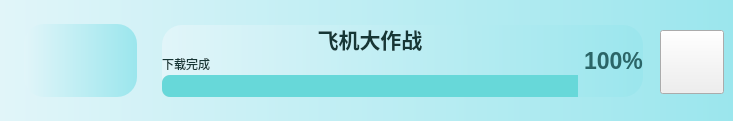
        <widget class="QWidget" name="widget_42" native="true">
         <property name="minimumSize">
          <size>
           <width>0</width>
           <height>121</height>
          </size>
         </property>
         <property name="maximumSize">
          <size>
           <width>16777215</width>
           <height>121</height>
          </size>
         </property>
         <property name="styleSheet">
          <string notr="true">.QWidget{
	background-color: qlineargradient(x1:0, y0:0, x2:1, y2:0,stop:0 rgb(225, 245, 249), stop:1 rgb(155, 230, 237));
	border-radius:20px;
	color: rgb(255, 255, 255);
}
</string>
         </property>
         <widget class="QWidget" name="widget_43" native="true">
          <property name="geometry">
           <rect>
            <x>24</x>
            <y>24</y>
            <width>113</width>
            <height>73</height>
           </rect>
          </property>
          <property name="styleSheet">
           <string notr="true"/>
          </property>
          <widget class="QLabel" name="label_26">
           <property name="geometry">
            <rect>
             <x>30</x>
             <y>5</y>
             <width>64</width>
             <height>64</height>
            </rect>
           </property>
           <property name="styleSheet">
            <string notr="true">border-image: url(:/youxi/images/FJ.jpg);</string>
           </property>
           <property name="text">
            <string/>
           </property>
          </widget>
         </widget>
         <widget class="QPushButton" name="pushButton_game_feiji">
          <property name="geometry">
           <rect>
            <x>660</x>
            <y>30</y>
            <width>64</width>
            <height>64</height>
           </rect>
          </property>
          <property name="styleSheet">
           <string notr="true">border-image: url(:/icons/icons/play_game.png);</string>
          </property>
          <property name="text">
           <string/>
          </property>
         </widget>
         <widget class="QWidget" name="layoutWidget_4">
          <property name="geometry">
           <rect>
            <x>162</x>
            <y>25</y>
            <width>481</width>
            <height>72</height>
           </rect>
          </property>
          <layout class="QHBoxLayout" name="horizontalLayout_4">
           <item>
            <layout class="QVBoxLayout" name="verticalLayout_5">
             <property name="spacing">
              <number>2</number>
             </property>
             <item>
              <widget class="QLabel" name="label_68">
               <property name="font">
                <font>
                 <pointsize>16</pointsize>
                 <weight>75</weight>
                 <bold>true</bold>
                </font>
               </property>
               <property name="styleSheet">
                <string notr="true">color: rgb(22, 54, 53);
text-align:centre;
</string>
               </property>
               <property name="text">
                <string>飞机大作战</string>
               </property>
               <property name="alignment">
                <set>Qt::AlignCenter</set>
               </property>
              </widget>
             </item>
             <item>
              <widget class="QLabel" name="label_69">
               <property name="font">
                <font>
                 <weight>50</weight>
                 <bold>false</bold>
                </font>
               </property>
               <property name="styleSheet">
                <string notr="true">color: rgb(22, 54, 53)</string>
               </property>
               <property name="text">
                <string>下载完成</string>
               </property>
              </widget>
             </item>
             <item>
              <widget class="QProgressBar" name="progressBar_20">
               <property name="styleSheet">
                <string notr="true">QProgressBar::chunk {
        border-top-left-radius:8px;
border-bottom-left-radius:8px;
	background-color: rgb(103, 216, 217)
}
QProgressBar{
border-radius:8px;
background-color: rgb(223, 223, 223);
}
</string>
               </property>
               <property name="value">
                <number>100</number>
               </property>
               <property name="textVisible">
                <bool>false</bool>
               </property>
              </widget>
             </item>
            </layout>
           </item>
           <item>
            <widget class="QLabel" name="label_70">
             <property name="font">
              <font>
               <pointsize>17</pointsize>
               <weight>75</weight>
               <bold>true</bold>
              </font>
             </property>
             <property name="styleSheet">
              <string notr="true">color: rgb(43, 101, 103);</string>
             </property>
             <property name="text">
              <string>100%</string>
             </property>
             <property name="alignment">
              <set>Qt::AlignLeading|Qt::AlignLeft|Qt::AlignVCenter</set>
             </property>
            </widget>
           </item>
          </layout>
         </widget>
        </widget>
